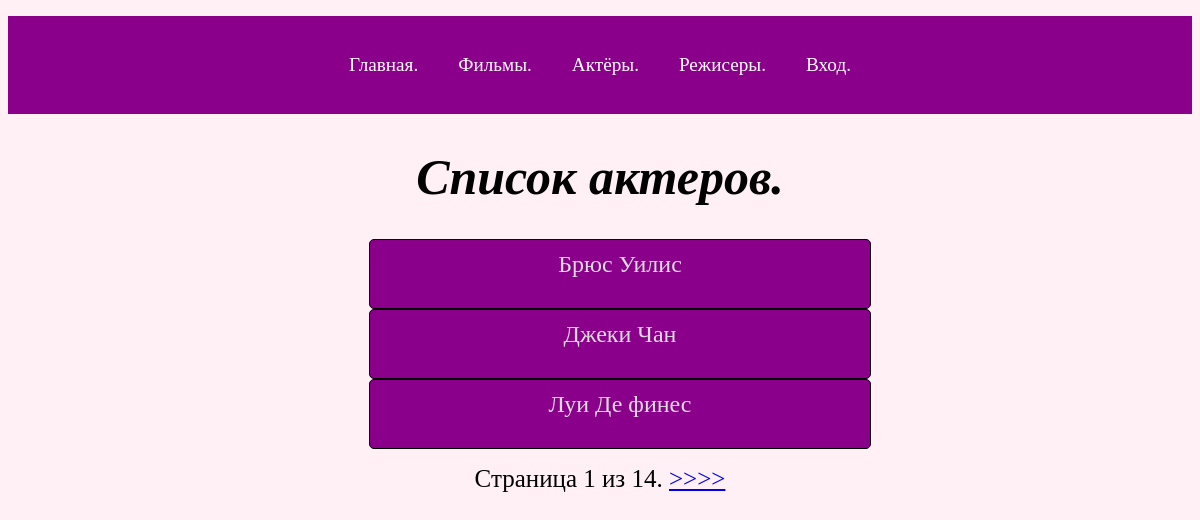
The page /akter/ on the database its author committed.
### kinopoisk/models.py (models this page shows, shortened)
class modelAkter(models.Model):
    name = models.CharField(max_length=100, verbose_name='Актер')
    info = models.TextField(verbose_name='Информация', null=True, blank=True) # null=True, blank=True - отмена обязателного заполнения.
    foto = models.FileField(blank=True, null=True,
                               verbose_name='Фото',
                               upload_to='fotoAkter/')
    def getUrl(self):
        return f'{self.id}/'

### kinopoisk/views.py (the view)
# urls.py: path('akter/',views.akterList.as_view(), name='allakters'),
class akterList(generic.ListView):
    model = modelAkter
    paginate_by = 3

### templates/kinopoisk/modelakter_list.html (shortened to what this page needs)
{% extends 'index.html' %}
{% load static %}
{% block heat %}
        <link rel="stylesheet" href="{% static 'css/index.css' %}">
        <link rel="stylesheet" href="{% static 'css/person.css' %}">
{% endblock %}
{% block content %}
    <div>
        <h1>Список актеров.</h1>
        <ul>
            {% for one in modelakter_list %}
                <li class="card">
                    <a href="{{ one.getUrl }}"> {{ one.name }} </a>
                </li>
            {% endfor %}
        </ul>
    </div>
    <div class="pagination">
        <span class="step-links">
        <span class="current">
            Страница {{ page_obj.number }} из {{ page_obj.paginator.num_pages }}.
        </span>
            {% if page_obj.has_next %}
                <a href="?page={{ page_obj.next_page_number }}">>>>></a>
            {% endif %}
        </span>
    </div>
{% endblock %}

### kinopoisk/static/css/index.css (style rules this page uses)
body { background-color: #FFF0F5; }

### kinopoisk/static/css/person.css (style rules this page uses)
.card { flex-wrap: nowrap; justify-content: center; text-align: center; background-color:darkmagenta; border: 1px solid black; border-radius: 5px; display: flex; flex-direction: column; flex-grow: revert; flex-flow: column wrap; min-width: 25%; max-width: 60%; align-content: space-around; width: 500px; margin: auto; }
.card a { line-height: 2em; text-decoration: none; font-size: 1.5em; color: #DCDCDC; }
h1 { text-align: center; font-style: italic; font-size: 50px; }
.pagination { text-align: center; font-size: 25px; }

### rows shown on the page
modelAkter: name "Брюс Уилис"
modelAkter: name "Джеки Чан"
modelAkter: name "Луи Де финес"

### other values the page prints
{{ page_obj.number }} "1"
{{ page_obj.paginator.num_pages }} "14"
